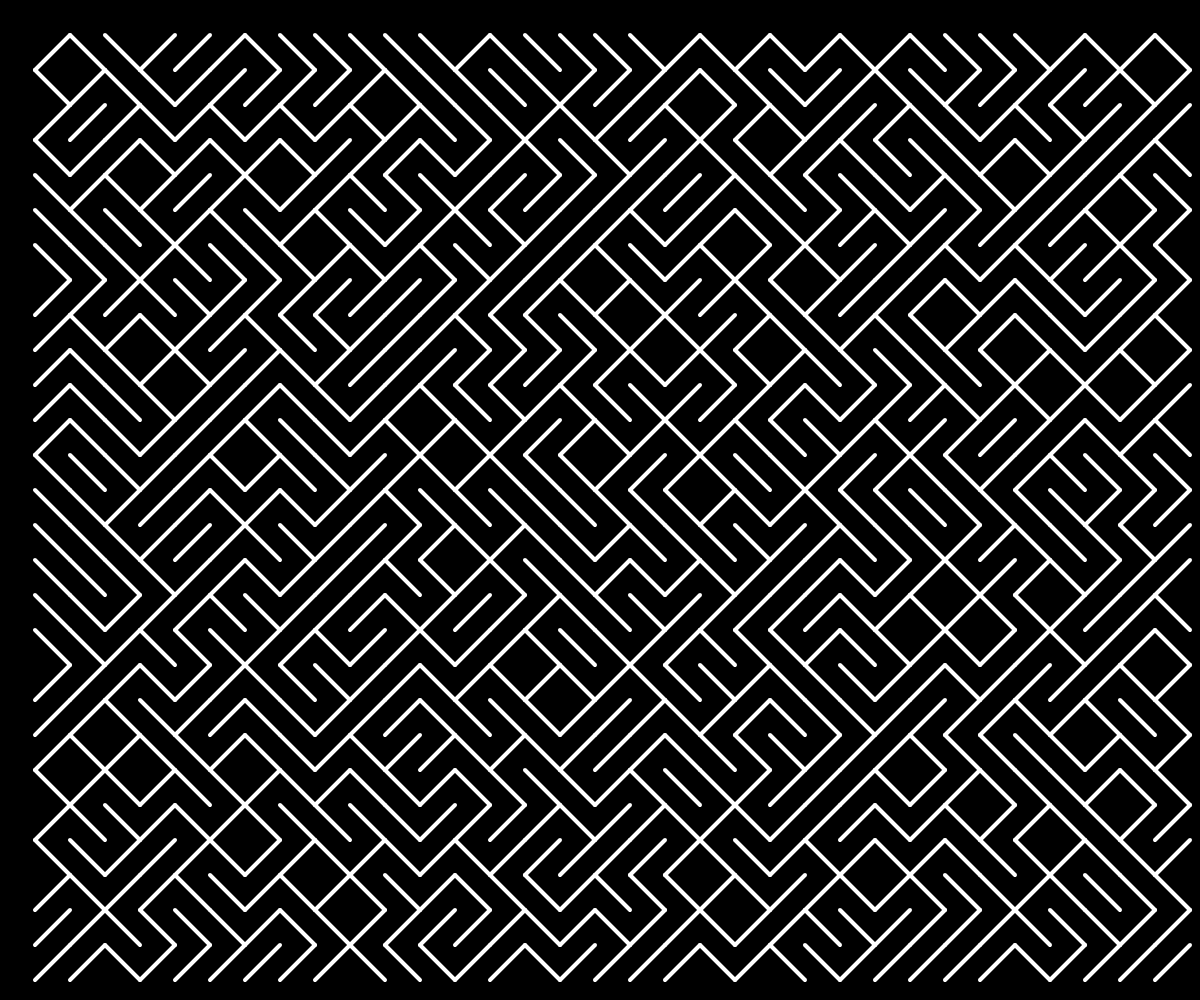
Frame 1 (no input)
Frame 60 (no input): identical to frame 1, image omitted
Frame 120 (the mouse pressed at the canvas centre since frame 60): identical to frame 1, image omitted

The p5.js sketch that drew this single still picture (run headless with seeded random() and noise() and a simulated clock; from frame 60 on, the mouse is pressed at the canvas centre):

// p5.js sketch
// ── sketch.js
var seed = 160;
var siz = 35;


function setup() {

    createCanvas(windowWidth, windowHeight);

    background(0);

    seed = random(1000);

}


function draw() {

    background(0);
    randomSeed(seed);
    strokeWeight(4)
    stroke(255)

    for (var i = siz; i < windowWidth - siz; i += siz) {
        for (var j = siz; j < windowHeight - siz; j += siz) {
            push()
            var rd = random(100)
            if (rd < 50) {
                line(i, j, i + siz, j + siz);
            } else {
                line(i, j + siz, i + siz, j);
            }

            pop()
        }
    }
}

function mouseReleased() {

    seed = random(1000);
    siz = int(random(10, 50))

}
